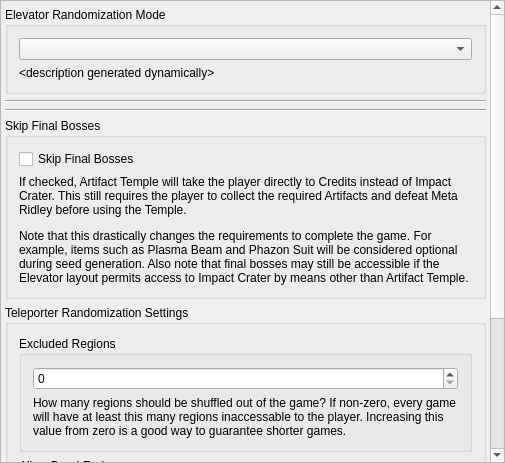
<?xml version="1.0" encoding="UTF-8"?>
<ui version="4.0">
 <class>PresetTeleportersPrime1</class>
 <widget class="QMainWindow" name="PresetTeleportersPrime1">
  <property name="geometry">
   <rect>
    <x>0</x>
    <y>0</y>
    <width>505</width>
    <height>463</height>
   </rect>
  </property>
  <property name="windowTitle">
   <string>Elevators</string>
  </property>
  <widget class="QWidget" name="centralWidget">
   <property name="maximumSize">
    <size>
     <width>16777215</width>
     <height>16777215</height>
    </size>
   </property>
   <layout class="QVBoxLayout" name="teleporter_parent_layout">
    <property name="leftMargin">
     <number>0</number>
    </property>
    <property name="topMargin">
     <number>0</number>
    </property>
    <property name="rightMargin">
     <number>0</number>
    </property>
    <property name="bottomMargin">
     <number>0</number>
    </property>
    <item>
     <widget class="QScrollArea" name="teleporter_scroll_area">
      <property name="widgetResizable">
       <bool>true</bool>
      </property>
      <widget class="QWidget" name="teleporter_scroll_area_contents">
       <property name="geometry">
        <rect>
         <x>0</x>
         <y>-172</y>
         <width>489</width>
         <height>692</height>
        </rect>
       </property>
       <layout class="QVBoxLayout" name="teleporters_layout">
        <property name="leftMargin">
         <number>4</number>
        </property>
        <property name="topMargin">
         <number>6</number>
        </property>
        <property name="rightMargin">
         <number>4</number>
        </property>
        <property name="bottomMargin">
         <number>0</number>
        </property>
        <item>
         <widget class="QGroupBox" name="groupBox">
          <property name="title">
           <string>Elevator Randomization Mode</string>
          </property>
          <layout class="QVBoxLayout" name="verticalLayout_5">
           <item>
            <widget class="ScrollProtectedComboBox" name="teleporters_combo"/>
           </item>
           <item>
            <widget class="QLabel" name="teleporters_description_label">
             <property name="text">
              <string>&lt;html&gt;&lt;head/&gt;&lt;body&gt;&lt;p&gt;&amp;lt;description generated dynamically&amp;gt;&lt;/p&gt;&lt;/body&gt;&lt;/html&gt;</string>
             </property>
             <property name="scaledContents">
              <bool>true</bool>
             </property>
             <property name="wordWrap">
              <bool>true</bool>
             </property>
            </widget>
           </item>
          </layout>
         </widget>
        </item>
        <item>
         <widget class="Line" name="teleporters_line_2">
          <property name="orientation">
           <enum>Qt::Horizontal</enum>
          </property>
         </widget>
        </item>
        <item>
         <widget class="Line" name="teleporters_line_3">
          <property name="orientation">
           <enum>Qt::Horizontal</enum>
          </property>
         </widget>
        </item>
        <item>
         <widget class="QGroupBox" name="skip_final_bosses_group">
          <property name="title">
           <string>Skip Final Bosses</string>
          </property>
          <layout class="QVBoxLayout" name="verticalLayout">
           <item>
            <widget class="QCheckBox" name="skip_final_bosses_check">
             <property name="text">
              <string>Skip Final Bosses</string>
             </property>
            </widget>
           </item>
           <item>
            <widget class="QLabel" name="skip_final_bosses_label">
             <property name="text">
              <string>&lt;html&gt;&lt;head/&gt;&lt;body&gt;&lt;p&gt;If checked, Artifact Temple will take the player directly to Credits instead of Impact Crater. This still requires the player to collect the required Artifacts and defeat Meta Ridley before using the Temple.&lt;/p&gt;&lt;p&gt;Note that this drastically changes the requirements to complete the game. For example, items such as Plasma Beam and Phazon Suit will be considered optional during seed generation. Also note that final bosses may still be accessible if the Elevator layout permits access to Impact Crater by means other than Artifact Temple.&lt;/p&gt;&lt;/body&gt;&lt;/html&gt;</string>
             </property>
             <property name="alignment">
              <set>Qt::AlignLeading|Qt::AlignLeft|Qt::AlignTop</set>
             </property>
             <property name="wordWrap">
              <bool>true</bool>
             </property>
            </widget>
           </item>
          </layout>
         </widget>
        </item>
        <item>
         <widget class="QGroupBox" name="teleporter_settings_group">
          <property name="title">
           <string>Teleporter Randomization Settings</string>
          </property>
          <layout class="QVBoxLayout" name="verticalLayout_2">
           <item>
            <widget class="QGroupBox" name="excluded_regions_group">
             <property name="title">
              <string>Excluded Regions</string>
             </property>
             <layout class="QVBoxLayout" name="verticalLayout_3">
              <item>
               <widget class="QSpinBox" name="excluded_regions_spin">
                <property name="maximumSize">
                 <size>
                  <width>471</width>
                  <height>16777215</height>
                 </size>
                </property>
                <property name="wrapping">
                 <bool>false</bool>
                </property>
                <property name="frame">
                 <bool>true</bool>
                </property>
                <property name="buttonSymbols">
                 <enum>QAbstractSpinBox::UpDownArrows</enum>
                </property>
                <property name="specialValueText">
                 <string/>
                </property>
                <property name="accelerated">
                 <bool>false</bool>
                </property>
                <property name="correctionMode">
                 <enum>QAbstractSpinBox::CorrectToNearestValue</enum>
                </property>
                <property name="keyboardTracking">
                 <bool>true</bool>
                </property>
               </widget>
              </item>
              <item>
               <widget class="QLabel" name="excluded_regions_label">
                <property name="text">
                 <string>How many regions should be shuffled out of the game? If non-zero, every game will have at least this many regions inaccessable to the player. Increasing this value from zero is a good way to guarantee shorter games.</string>
                </property>
                <property name="wordWrap">
                 <bool>true</bool>
                </property>
               </widget>
              </item>
             </layout>
            </widget>
           </item>
           <item>
            <widget class="QGroupBox" name="allow_dead_ends_group">
             <property name="title">
              <string>Allow Dead Ends</string>
             </property>
             <layout class="QVBoxLayout" name="verticalLayout_4">
              <item>
               <widget class="QCheckBox" name="allow_dead_ends_check">
                <property name="text">
                 <string>Allow Dead Ends</string>
                </property>
               </widget>
              </item>
              <item>
               <widget class="QLabel" name="allow_dead_ends_label">
                <property name="text">
                 <string>&lt;html&gt;&lt;head/&gt;&lt;body&gt;&lt;p&gt;If checked, teleporters are allowed to lead to themselves regardless of Elevator Randomization Mode. These &amp;quot;Dead Ends&amp;quot; allow for odd numbers of Elevator pairs exposing more variety in how regions can be connected.&lt;/p&gt;&lt;/body&gt;&lt;/html&gt;</string>
                </property>
                <property name="wordWrap">
                 <bool>true</bool>
                </property>
               </widget>
              </item>
             </layout>
            </widget>
           </item>
          </layout>
         </widget>
        </item>
        <item>
         <widget class="QGroupBox" name="teleporters_source_group">
          <property name="title">
           <string>Elevators to randomize</string>
          </property>
          <layout class="QGridLayout" name="teleporters_source_layout">
           <property name="leftMargin">
            <number>1</number>
           </property>
           <property name="topMargin">
            <number>1</number>
           </property>
           <property name="rightMargin">
            <number>1</number>
           </property>
           <property name="bottomMargin">
            <number>1</number>
           </property>
           <property name="spacing">
            <number>3</number>
           </property>
          </layout>
         </widget>
        </item>
        <item>
         <widget class="QGroupBox" name="teleporters_target_group">
          <property name="title">
           <string>Valid teleporter targets</string>
          </property>
          <layout class="QGridLayout" name="teleporters_target_layout">
           <property name="leftMargin">
            <number>1</number>
           </property>
           <property name="topMargin">
            <number>1</number>
           </property>
           <property name="rightMargin">
            <number>1</number>
           </property>
           <property name="bottomMargin">
            <number>1</number>
           </property>
           <property name="spacing">
            <number>3</number>
           </property>
          </layout>
         </widget>
        </item>
       </layout>
      </widget>
     </widget>
    </item>
   </layout>
  </widget>
 </widget>
 <layoutdefault spacing="6" margin="11"/>
 <customwidgets>
  <customwidget>
   <class>ScrollProtectedComboBox</class>
   <extends>QComboBox</extends>
   <header>randovania/gui/lib/scroll_protected.h</header>
  </customwidget>
 </customwidgets>
 <resources/>
 <connections/>
</ui>
